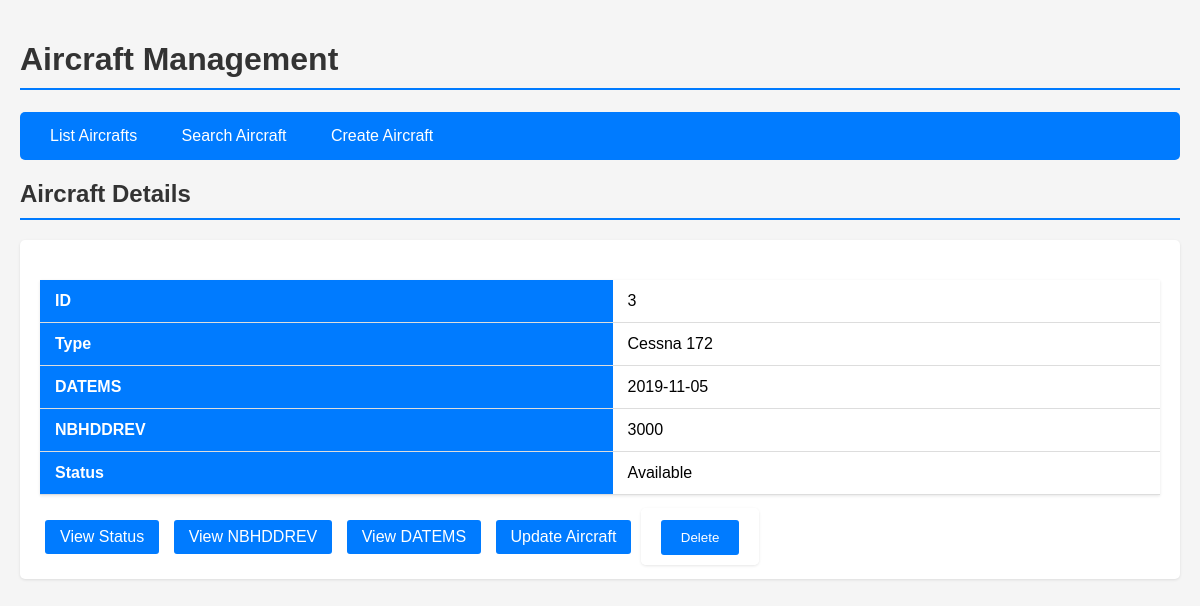
The app's page /aircraft?action=details&id=3 with its own data.
### tables this page shows
CREATE TABLE aircraft (
    NUMAV INTEGER PRIMARY KEY NOT NULL,
    TYPE VARCHAR(200) NOT NULL,
    datems DATE NOT NULL,
    NBHDDREV INTEGER DEFAULT 0,
    status TEXT NOT NULL CHECK (status IN ('Available', 'In Maintenance', 'Out of Service'))
);

### routes/aircraft_routes.py (the view, shortened to what this page needs)
@aircraft_routes.route("/aircraft", methods=["GET", "POST"])
def aircraft():
    action = request.args.get("action", "list")
    aircraft_id = request.args.get("id", type=int)
    name = request.form.get("name", "")
    context = {}
    if action == "list":
        context["aircrafts"] = Aircraft.get_all_aircrafts()
        context["view"] = "list"
    elif action == "details" and aircraft_id:
        context["aircraft"] = Aircraft.get_by_id(aircraft_id)
        context["view"] = "details"
    elif action == "status" and aircraft_id:
        context["status"] = Aircraft.get_status(aircraft_id)
        context["view"] = "status"
    elif action == "search":
        if request.method == "POST":
            context["aircrafts"] = Aircraft.get_by_name(name)
        context["view"] = "search"
    elif action == "nbhddrev" and aircraft_id:
        context["nbhddrev"] = Aircraft.get_nbhddrev(aircraft_id)
        context["view"] = "nbhddrev"
    elif action == "datems" and aircraft_id:
        context["datems"] = Aircraft.get_datems(aircraft_id)
        context["view"] = "datems"
    elif action == "delete" and aircraft_id and request.method == "POST":
        Aircraft.delete_aircraft(aircraft_id)
        return redirect(url_for('aircraft_routes.aircraft', action='list'))
    return render_template("aircraft.html", context=context)

### models/aircraft.py (called while the page is built)
    @staticmethod
    def get_db_connection():
        conn = sqlite3.connect('airplain.db')
        conn.row_factory = sqlite3.Row
        return conn

    @staticmethod
    def get_by_id(numav):
        conn = Aircraft.get_db_connection()
        cursor = conn.cursor()
        cursor.execute("SELECT * FROM aircraft WHERE NUMAV = ?", (numav,))
        row = cursor.fetchone()
        conn.close()
        if row:
            return Aircraft(row["NUMAV"], row["TYPE"], row["datems"], row["NBHDDREV"], row["status"])
        return None

### templates/aircraft.html (shortened to what this page needs)
<!DOCTYPE html>
<html lang="en">
<head>
</head>
<body>
    <h1>Aircraft Management</h1>
    <nav>
        <a href="{{ url_for('aircraft_routes.aircraft', action='list') }}">List Aircrafts</a>
        <a href="{{ url_for('aircraft_routes.aircraft', action='search') }}">Search Aircraft</a>
        <a href="{{ url_for('aircraft_routes.aircraft', action='create') }}">Create Aircraft</a>
    </nav>
    {% if context.view == "list" %}
        <h2>Aircraft List</h2>
        <table>
            <thead>
                <tr>
                    <th>ID</th>
                    <th>Aircraft Type</th>
                    <th>Action</th>
                </tr>
            </thead>
            <tbody>
                {% for aircraft in context.aircrafts %}
                    <tr>
                        <td>{{ aircraft['NUMAV'] }}</td>
                        <td>{{ aircraft['TYPE'] }}</td>
                        <td>
                            <a href="{{ url_for('aircraft_routes.aircraft', action='details', id=aircraft['NUMAV']) }}">View Details</a>
                            <a href="{{ url_for('aircraft_routes.aircraft', action='update', id=aircraft['NUMAV']) }}">Update</a>
                            <form method="POST" action="{{ url_for('aircraft_routes.aircraft', action='delete', id=aircraft['NUMAV']) }}" style="display:inline;">
                                <button type="submit" onclick="return confirm('Are you sure you want to delete this aircraft?')">Delete</button>
                            </form>
                        </td>
                    </tr>
                {% endfor %}
            </tbody>
        </table>
    {% elif context.view == "details" %}
        <h2>Aircraft Details</h2>
        {% if context.aircraft %}
            <div class="details-card">
                <table>
                    <tr>
                        <th>ID</th>
                        <td>{{ context.aircraft.NUMAV }}</td>
                    </tr>
                    <tr>
                        <th>Type</th>
                        <td>{{ context.aircraft.TYPE }}</td>
                    </tr>
                    <tr>
                        <th>DATEMS</th>
                        <td>{{ context.aircraft.DATEMS }}</td>
                    </tr>
                    <tr>
                        <th>NBHDDREV</th>
                        <td>{{ context.aircraft.NBHDDREV }}</td>
                    </tr>
                    <tr>
                        <th>Status</th>
                        <td>{{ context.aircraft.STATUS }}</td>
                    </tr>
                </table>
                <div class="action-links">
                    <a href="{{ url_for('aircraft_routes.aircraft', action='status', id=context.aircraft.NUMAV) }}">View Status</a>
                    <a href="{{ url_for('aircraft_routes.aircraft', action='nbhddrev', id=context.aircraft.NUMAV) }}">View NBHDDREV</a>
                    <a href="{{ url_for('aircraft_routes.aircraft', action='datems', id=context.aircraft.NUMAV) }}">View DATEMS</a>
                    <a href="{{ url_for('aircraft_routes.aircraft', action='update', id=context.aircraft.NUMAV) }}">Update Aircraft</a>
                    <form method="POST" action="{{ url_for('aircraft_routes.aircraft', action='delete', id=context.aircraft.NUMAV) }}" style="display:inline;">
                        <button type="submit" onclick="return confirm('Are you sure you want to delete this aircraft?')">Delete</button>
                    </form>
                </div>
            </div>
        {% else %}
            <p>Aircraft not found.</p>
        {% endif %}
    {% endif %}
</body>
</html>

### templates/aircraft.html (style rules this page uses)
body { font-family: Arial, sans-serif; max-width: 1200px; margin: 0 auto; padding: 20px; background-color: #f5f5f5; }
h1, h2 { color: #333; border-bottom: 2px solid #007bff; padding-bottom: 10px; }
nav { background-color: #007bff; padding: 15px; border-radius: 5px; margin: 20px 0; }
nav a { color: white; text-decoration: none; padding: 8px 15px; margin-right: 10px; border-radius: 3px; transition: background-color 0.3s; }
table { width: 100%; border-collapse: collapse; margin: 20px 0; background-color: white; box-shadow: 0 1px 3px rgba(0,0,0,0.1); }
th, td { padding: 12px 15px; text-align: left; border-bottom: 1px solid #ddd; }
th { background-color: #007bff; color: white; }
.details-card { background-color: white; padding: 20px; border-radius: 5px; box-shadow: 0 1px 3px rgba(0,0,0,0.1); }
.action-links a { display: inline-block; padding: 8px 15px; margin: 5px; background-color: #007bff; color: white; text-decoration: none; border-radius: 3px; transition: background-color 0.3s; }
form { background-color: white; padding: 20px; border-radius: 5px; box-shadow: 0 1px 3px rgba(0,0,0,0.1); }
button { background-color: #007bff; color: white; border: none; padding: 10px 20px; border-radius: 3px; cursor: pointer; transition: background-color 0.3s; }

### records on screen
aircraft: aircraft.NUMAV "3", aircraft.TYPE "Cessna 172", aircraft.DATEMS "2019-11-05", aircraft.NBHDDREV "3000", aircraft.STATUS "Available"
